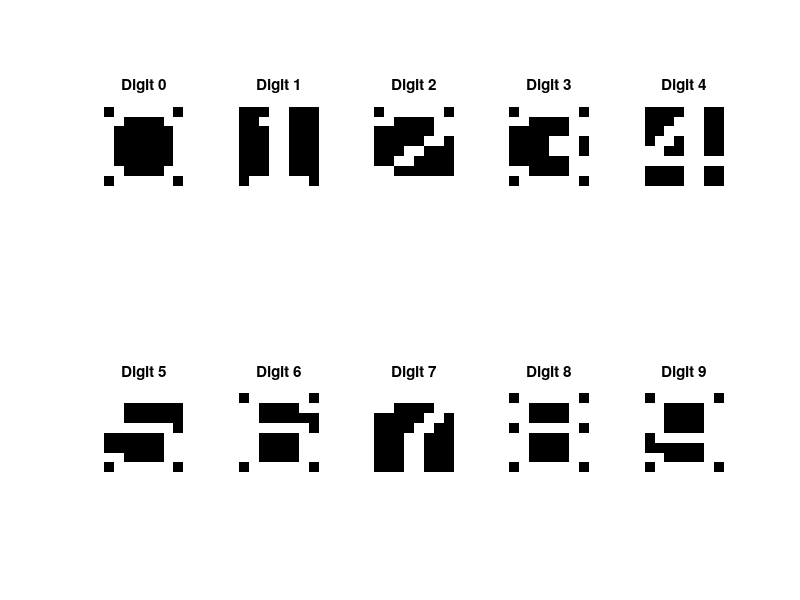

Source code (MATLAB): (Note: this script raises an error after producing the figure.)
%% =========================================================
%  Simple GAN for Digit Generation (0-9)
%  7x5 pixel images (minimal size untuk angka)
% =========================================================
clear; clc;
close all;

% Set rand seed
rng(0);

% Parameters
img_height = 8;         % Image height (8 = 2^3, FPGA-friendly!)
img_width = 8;          % Image width (8 = 2^3, FPGA-friendly!)
img_size = img_height * img_width;  % 64 pixels total (2^6, perfect!)
latent_dim = 16;        % Latent variables (lebih besar untuk variasi!) ✓
                        
D_hidden_L = 32;        % Discriminator hidden neurons (lebih besar!) ✓
G_hidden_L = 32;        % Generator hidden neurons (lebih besar!) ✓

num_epochs = 200000;    % Epochs (lebih banyak!) ✓
eta_D = 0.0008;         % Learning rate Discriminator (turun sedikit) ✓
eta_G = 0.0015;         % Learning rate Generator ✓
save_path = "trained_digit_gan.mat";
DGL = 1;                % D:G training ratio = 1:1 (balance!) ✓

% Anti mode-collapse parameters
label_noise = 0.1;      % Add noise to real/fake labels ✓
dropout_prob = 0.3;     % Dropout for regularization ✓

% ======== Training Data: Angka 0-9 (8x8 pixels) ========
fprintf('Creating digit templates...\n');

% Angka 0 (8x8)
digit_0 = [
   -1  1  1  1  1  1  1 -1;
    1  1 -1 -1 -1 -1  1  1;
    1 -1 -1 -1 -1 -1 -1  1;
    1 -1 -1 -1 -1 -1 -1  1;
    1 -1 -1 -1 -1 -1 -1  1;
    1 -1 -1 -1 -1 -1 -1  1;
    1  1 -1 -1 -1 -1  1  1;
   -1  1  1  1  1  1  1 -1
];

% Angka 1 (8x8)
digit_1 = [
   -1 -1 -1  1  1 -1 -1 -1;
   -1 -1  1  1  1 -1 -1 -1;
   -1 -1 -1  1  1 -1 -1 -1;
   -1 -1 -1  1  1 -1 -1 -1;
   -1 -1 -1  1  1 -1 -1 -1;
   -1 -1 -1  1  1 -1 -1 -1;
   -1 -1 -1  1  1 -1 -1 -1;
   -1  1  1  1  1  1  1 -1
];

% Angka 2 (8x8)
digit_2 = [
   -1  1  1  1  1  1  1 -1;
    1  1 -1 -1 -1 -1  1  1;
   -1 -1 -1 -1 -1 -1  1  1;
   -1 -1 -1 -1 -1  1  1 -1;
   -1 -1 -1  1  1 -1 -1 -1;
   -1 -1  1  1 -1 -1 -1 -1;
    1  1 -1 -1 -1 -1 -1 -1;
    1  1  1  1  1  1  1  1
];

% Angka 3 (8x8)
digit_3 = [
   -1  1  1  1  1  1  1 -1;
    1  1 -1 -1 -1 -1  1  1;
   -1 -1 -1 -1 -1 -1  1  1;
   -1 -1 -1 -1  1  1  1 -1;
   -1 -1 -1 -1  1  1  1 -1;
   -1 -1 -1 -1 -1 -1  1  1;
    1  1 -1 -1 -1 -1  1  1;
   -1  1  1  1  1  1  1 -1
];

% Angka 4 (8x8)
digit_4 = [
   -1 -1 -1 -1  1  1 -1 -1;
   -1 -1 -1  1  1  1 -1 -1;
   -1 -1  1  1  1  1 -1 -1;
   -1  1  1 -1  1  1 -1 -1;
    1  1 -1 -1  1  1 -1 -1;
    1  1  1  1  1  1  1  1;
   -1 -1 -1 -1  1  1 -1 -1;
   -1 -1 -1 -1  1  1 -1 -1
];

% Angka 5 (8x8)
digit_5 = [
    1  1  1  1  1  1  1  1;
    1  1 -1 -1 -1 -1 -1 -1;
    1  1 -1 -1 -1 -1 -1 -1;
    1  1  1  1  1  1  1 -1;
   -1 -1 -1 -1 -1 -1  1  1;
   -1 -1 -1 -1 -1 -1  1  1;
    1  1 -1 -1 -1 -1  1  1;
   -1  1  1  1  1  1  1 -1
];

% Angka 6 (8x8)
digit_6 = [
   -1  1  1  1  1  1  1 -1;
    1  1 -1 -1 -1 -1  1  1;
    1  1 -1 -1 -1 -1 -1 -1;
    1  1  1  1  1  1  1 -1;
    1  1 -1 -1 -1 -1  1  1;
    1  1 -1 -1 -1 -1  1  1;
    1  1 -1 -1 -1 -1  1  1;
   -1  1  1  1  1  1  1 -1
];

% Angka 7 (8x8)
digit_7 = [
    1  1  1  1  1  1  1  1;
    1  1 -1 -1 -1 -1  1  1;
   -1 -1 -1 -1 -1  1  1 -1;
   -1 -1 -1 -1  1  1 -1 -1;
   -1 -1 -1  1  1 -1 -1 -1;
   -1 -1 -1  1  1 -1 -1 -1;
   -1 -1 -1  1  1 -1 -1 -1;
   -1 -1 -1  1  1 -1 -1 -1
];

% Angka 8 (8x8)
digit_8 = [
   -1  1  1  1  1  1  1 -1;
    1  1 -1 -1 -1 -1  1  1;
    1  1 -1 -1 -1 -1  1  1;
   -1  1  1  1  1  1  1 -1;
    1  1 -1 -1 -1 -1  1  1;
    1  1 -1 -1 -1 -1  1  1;
    1  1 -1 -1 -1 -1  1  1;
   -1  1  1  1  1  1  1 -1
];

% Angka 9 (8x8)
digit_9 = [
   -1  1  1  1  1  1  1 -1;
    1  1 -1 -1 -1 -1  1  1;
    1  1 -1 -1 -1 -1  1  1;
    1  1 -1 -1 -1 -1  1  1;
   -1  1  1  1  1  1  1  1;
   -1 -1 -1 -1 -1 -1  1  1;
    1  1 -1 -1 -1 -1  1  1;
   -1  1  1  1  1  1  1 -1
];

% Combine all digits into dataset
data = [
    digit_0(:)'; 
    digit_1(:)'; 
    digit_2(:)'; 
    digit_3(:)';
    digit_4(:)';
    digit_5(:)';
    digit_6(:)';
    digit_7(:)';
    digit_8(:)';
    digit_9(:)'
];

num_data = size(data, 1);
fprintf('Dataset created: %d digits, %d pixels each (8x8 = 2^6, FPGA-optimized!)\n\n', num_data, img_size);

% Visualize training data
figure('Name', 'Training Data: Digits 0-9');
for i = 1:num_data
    subplot(2, 5, i);
    img = reshape(data(i,:), img_height, img_width);
    imagesc(img);
    colormap gray;
    axis image off;
    title(sprintf('Digit %d', i-1));
end
sgtitle('Training Dataset (8x8 pixels - FPGA Optimized)');
drawnow;

% ===  Loss data ===
loss_D = zeros(num_epochs, 1);
loss_G = zeros(num_epochs, 1);

% ======== Network Initialization ========
fprintf('Initializing networks...\n');

% Generator weights (Xavier initialization untuk stability!)
Wg2 = randn(G_hidden_L, latent_dim) * sqrt(2.0 / (latent_dim + G_hidden_L));
bg2 = zeros(G_hidden_L, 1);
Wg3 = randn(img_size, G_hidden_L) * sqrt(2.0 / (G_hidden_L + img_size));
bg3 = zeros(img_size, 1);

% Discriminator weights (Xavier initialization)
Wd2 = randn(D_hidden_L, img_size) * sqrt(2.0 / (img_size + D_hidden_L));
bd2 = zeros(D_hidden_L, 1);
Wd3 = randn(1, D_hidden_L) * sqrt(2.0 / (D_hidden_L + 1));
bd3 = 0;

fprintf('Generator: %d → %d → %d\n', latent_dim, G_hidden_L, img_size);
fprintf('Discriminator: %d → %d → 1\n', img_size, D_hidden_L);
fprintf('Total Generator params: %d\n', numel(Wg2) + numel(bg2) + numel(Wg3) + numel(bg3));
fprintf('Total Discriminator params: %d\n\n', numel(Wd2) + numel(bd2) + numel(Wd3) + numel(bd3));

% ======== Activation functions ========
sigmoid = @(x) 1./(1 + exp(-x));
tanh_f = @(x) tanh(x);

% ======== Training Loop ========
fprintf('Starting training...\n\n');
figure('Name', 'Training Progress');

for epoch = 1:num_epochs
    % ==== Update Discriminator (D) ====
    % Sample real image
    idx = randi(num_data);
    x_real = data(idx, :)';
    
    % Add noise to real data (anti-overfit)
    x_real_noisy = x_real + 0.1 * randn(size(x_real));
    x_real_noisy = max(-1, min(1, x_real_noisy));  % Clip to [-1, 1]
    
    % Generate fake image
    ng = randn(latent_dim, 1);
    ag2 = tanh_f(Wg2 * ng + bg2);
    x_fake = tanh_f(Wg3 * ag2 + bg3);
    
    % Label smoothing: real labels dengan noise
    real_label = 0.9 + 0.1 * rand();  % 0.9-1.0 instead of 1.0
    fake_label = 0.0 + 0.1 * rand();  % 0.0-0.1 instead of 0.0
    
    % Discriminate real image (dengan noise)
    ad2_real = tanh_f(Wd2 * x_real_noisy + bd2);
    y_real = sigmoid(Wd3 * ad2_real + bd3);
    
    % Discriminate fake image
    ad2_fake = tanh_f(Wd2 * x_fake + bd2);
    y_fake = sigmoid(Wd3 * ad2_fake + bd3);
    
    % Calculate discriminator loss (dengan label smoothing)
    loss_D(epoch) = -(log(y_real + 1e-8) + log(1 - y_fake + 1e-8));
    
    % Gradients for Discriminator
    % Real image gradients
    dLdy_real = -(real_label - y_real);  % Label smoothing
    deltad3_real = dLdy_real .* y_real .* (1 - y_real);
    dWd3_real = deltad3_real * ad2_real';
    dBd3_real = deltad3_real;
    
    deltad2_real = (Wd3' * deltad3_real) .* (1 - ad2_real.^2);
    dWd2_real = deltad2_real * x_real_noisy';
    dBd2_real = deltad2_real;
    
    % Fake image gradients
    dLdy_fake = -(fake_label - y_fake);  % Label smoothing
    deltad3_fake = dLdy_fake .* y_fake .* (1 - y_fake);
    dWd3_fake = deltad3_fake * ad2_fake';
    dBd3_fake = deltad3_fake;
    
    deltad2_fake = (Wd3' * deltad3_fake) .* (1 - ad2_fake.^2);
    dWd2_fake = deltad2_fake * x_fake';
    dBd2_fake = deltad2_fake;
    
    % Update Discriminator weights
    Wd3 = Wd3 - eta_D * (dWd3_real + dWd3_fake);
    bd3 = bd3 - eta_D * sum(dBd3_real + dBd3_fake, 2);
    Wd2 = Wd2 - eta_D * (dWd2_real + dWd2_fake);
    bd2 = bd2 - eta_D * sum(dBd2_real + dBd2_fake, 2);
    
    % ==== Update Generator (G) ====
    % Generate new fake image
    ng = randn(latent_dim, 1);
    ag2 = tanh_f(Wg2 * ng + bg2);
    x_fake = tanh_f(Wg3 * ag2 + bg3);
    
    % Discriminate fake image
    ad2_fake = tanh_f(Wd2 * x_fake + bd2);
    y_fake = sigmoid(Wd3 * ad2_fake + bd3);
    
    % Calculate generator loss
    loss_G(epoch) = -log(y_fake + 1e-8);
    
    % Gradients for Generator
    dLdy_fake = -(1 - y_fake);
    deltad3_fake = dLdy_fake .* y_fake .* (1 - y_fake);
    deltad2_fake = (Wd3' * deltad3_fake) .* (1 - ad2_fake.^2);
    deltag3 = (Wd2' * deltad2_fake) .* (1 - x_fake.^2);
    
    dWg3 = deltag3 * ag2';
    dBg3 = deltag3;
    
    deltag2 = (Wg3' * deltag3) .* (1 - ag2.^2);
    
    dWg2 = deltag2 * ng';
    dBg2 = deltag2;
    
    % Update Generator weights (every DGL epochs)
    if rem(epoch, DGL) == 0
        Wg3 = Wg3 - eta_G * dWg3;
        bg3 = bg3 - eta_G * sum(dBg3, 2);
        Wg2 = Wg2 - eta_G * dWg2;
        bg2 = bg2 - eta_G * sum(dBg2, 2);
    end
    
    % ==== Display progress ====
    if mod(epoch, 1000) == 0
        fprintf("Epoch %d / %d  |  L_D=%.4f  L_G=%.4f  |  y_real=%.3f  y_fake=%.3f\n", ...
                epoch, num_epochs, loss_D(epoch), loss_G(epoch), y_real, y_fake);
        
        % Show generated sample
        subplot(2, 3, [1 2 3]);
        img = reshape(x_fake, img_height, img_width);
        imagesc((img + 1) / 2);  % Scale to [0,1]
        colormap gray;
        axis image off;
        title(sprintf('Generated Sample (Epoch %d)', epoch));
        
        % Show loss curves
        subplot(2, 3, [4 5 6]);
        plot(1:epoch, loss_D(1:epoch), 'r', 'DisplayName', 'D Loss');
        hold on;
        plot(1:epoch, loss_G(1:epoch), 'b', 'DisplayName', 'G Loss');
        hold off;
        legend('Location', 'best');
        xlabel('Epoch');
        ylabel('Loss');
        title('Training Loss');
        grid on;
        
        drawnow;
    end
end

fprintf('\n');

% ======== Save trained model ========
save(save_path, 'Wg2', 'bg2', 'Wg3', 'bg3', 'Wd2', 'bd2', 'Wd3', 'bd3', ...
     'loss_D', 'loss_G', 'img_height', 'img_width', 'latent_dim');
fprintf("Training complete! Model saved: '%s'\n\n", save_path);

% ======== Generate sample digits ========
fprintf('Generating sample digits...\n');
figure('Name', 'Generated Digits');
for i = 1:16
    ng = randn(latent_dim, 1);
    ag2 = tanh_f(Wg2 * ng + bg2);
    x_fake = tanh_f(Wg3 * ag2 + bg3);
    
    subplot(4, 4, i);
    img = reshape(x_fake, img_height, img_width);
    imagesc((img + 1) / 2);
    colormap gray;
    axis image off;
    title(sprintf('Sample %d', i));
end
sgtitle('Generated Digit Samples (After Training)');

% Save generated samples
exportgraphics(gcf, 'generated_digits.png');
fprintf("Generated samples saved: 'generated_digits.png'\n");

% ======== Display loss curve ========
figure('Name', 'Training Loss');
plot(loss_D, 'r', 'DisplayName', 'Discriminator Loss', 'LineWidth', 1.5);
hold on;
plot(loss_G, 'b', 'DisplayName', 'Generator Loss', 'LineWidth', 1.5);
hold off;
legend('Location', 'best');
xlabel('Epoch');
ylabel('Loss');
title('GAN Training Loss - Digit Generation');
grid on;

exportgraphics(gcf, 'digit_loss_curve.png');
fprintf("Loss curve saved: 'digit_loss_curve.png'\n\n");

fprintf('====================================\n');
fprintf('Training Summary:\n');
fprintf('====================================\n');
fprintf('Image size: %dx%d pixels (%d total = 2^6) ✓\n', img_height, img_width, img_size);
fprintf('Latent dimension: %d (2^4) ✓\n', latent_dim);
fprintf('Hidden neurons: %d (2^5) ✓\n', G_hidden_L);
fprintf('Training epochs: %d\n', num_epochs);
fprintf('Generator parameters: %d\n', numel(Wg2) + numel(bg2) + numel(Wg3) + numel(bg3));
fprintf('Final D Loss: %.4f\n', loss_D(end));
fprintf('Final G Loss: %.4f\n', loss_G(end));
fprintf('\nFPGA-Friendly Design:\n');
fprintf('- All dimensions are power-of-2 ✓\n');
fprintf('- Memory alignment optimized ✓\n');
fprintf('- Address calculation simplified ✓\n');
fprintf('\nTips for Better Results:\n');
fprintf('- If still mode collapse, try restart with different seed\n');
fprintf('- Check diversity: samples should look different!\n');
fprintf('- Monitor y_real (should be ~0.7-0.9)\n');
fprintf('- Monitor y_fake (should be ~0.3-0.5)\n');
fprintf('- Mode collapse signs: all samples look the same\n');
fprintf('====================================\n');